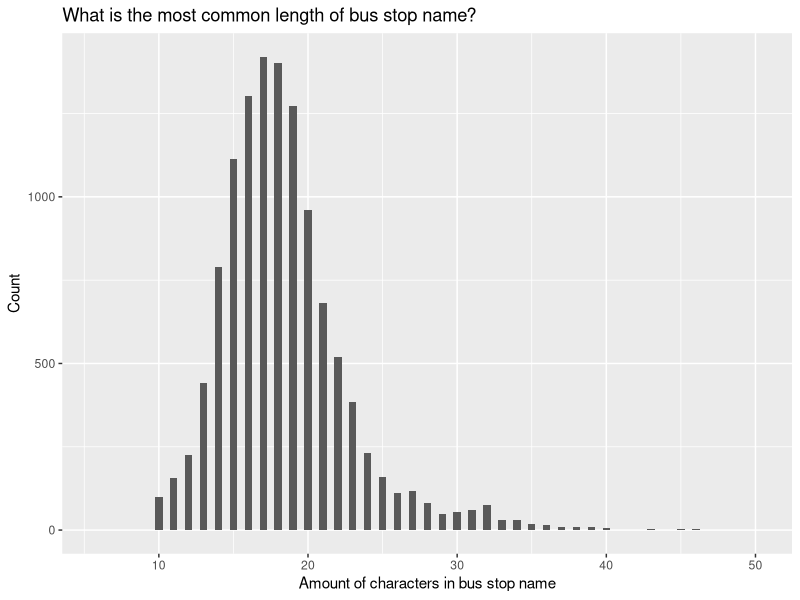

Reproduce this figure in R.
## ---- chunk 1
#Create dataframe from the .txt file
LA_bus_stops <- read.csv("stops.txt")
library(tidyverse)
library(ggplot2)
## ---- chunk 2
#Count the length of the stop names, and extract each separate street from each stop name
LA_bus_stops<-LA_bus_stops |> 
  mutate(stop_name_length = str_length(stop_name), 
         stop_street_1 = str_extract(stop_name, ".+(?= /)"), 
         stop_street_2 = str_extract(stop_name, "(?<= / ).+"))|>
    select(stop_id, stop_code, stop_name, stop_street_1, stop_street_2, stop_name_length, stop_lat, stop_lon)
## ---- chunk 3
#Make a plot of how common each stop name length is
LA_bus_stops|>
  ggplot(aes(x = stop_name_length))+
  geom_histogram(binwidth = 0.5)+
  labs(
    x = "Amount of characters in bus stop name",
    y = "Count",
    title = "What is the most common length of bus stop name?"
  )
## ---- chunk 4
#Count how many stops there are on each street
Common_streets1 <- LA_bus_stops |>
  group_by(stop_street_1)|>
  summarize(count1 = n())|>
  rename(stop_street = stop_street_1)

Common_streets2 <- LA_bus_stops |>
  group_by(stop_street_2)|>
  summarize(count2 = n())|>
  rename(stop_street = stop_street_2)

Common_streets <- 
  full_join(Common_streets1, Common_streets2, by = "stop_street")|>
  mutate(total_count = (count1 + count2))|>
  select(stop_street, total_count)|>
  arrange(desc(total_count))|>
  filter(!is.na(stop_street))
  
print(head(Common_streets,10))
## ---- chunk 5
#Which are the numbered streets with the most bus stops on them?
Common_streets|>
  filter(str_detect(stop_street, "\\d.*"))|>
  head(10)
